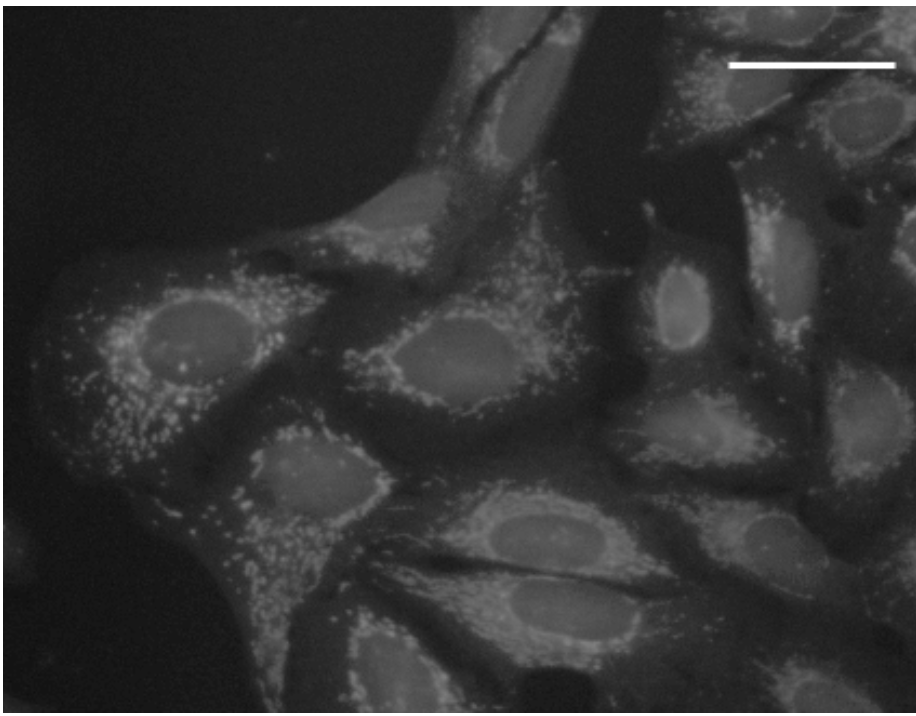
#> input picture sample_image.png, 916 x 716 px
$ python -i preprocessor.py   (imports and definitions only)
#> lines starting #> are read from the running program, lines starting #| are printed output that depends on the picture; after the words box and inside, x2 and y2 are one past the last pixel; in counts of white or black regions, pixels touching at a corner belong together
#> further down, picture is the input picture: shape (716, 916, 3); min 14, max 255, mean 53
### submission/code/image_proj/source/utils.py
import os
import json
from datetime import datetime
from PIL import Image
import pandas as pd
import matplotlib.pyplot as plt
import csv
import re
import numpy as np
import textwrap


class Utils:

    @staticmethod
    def get_file_path_of_parent() -> str:
        """ Return the parent directory of the current script file """
        # Get the absolute path of the current script
        current_file_path = os.path.abspath(__file__)

        # Get the parent directory of the current file
        parent_file_path = os.path.abspath(os.path.join(current_file_path, "..", ".."))
        # print(f"\n\n Parent file path is: {parent_file_path}\n\n")

        return parent_file_path


    # [334 lines left out: functions get_image_file_from_user, get_text_input_from_user, list_prompt_files, select_prompt_file, load_prompt_from_file, log_interaction and 9 more, not called in this run]


    # [78 lines of commented-out code are left out]

### submission/code/image_proj/source/preprocessor.py
import cv2
import os
import numpy as np
from datetime import datetime
from source.utils import Utils
from skimage import morphology
from skimage.morphology import disk
from scipy.ndimage import binary_fill_holes


class ImagePreProcessor:
    def __init__(self, output_dir="preprocessed"):
        """Initialzies ImagePreProcessor with necessary components"""
        self.utils = Utils()
        self.output_dir = output_dir
        self.base_dir = self.utils.get_file_path_of_parent()
        self.output_path = os.path.join(self.base_dir, self.output_dir)
        os.makedirs(output_dir, exist_ok=True)


    # [27 lines left out: functions load_image, save_image, not called in this run]

    def clean_mask(self, mask: np.ndarray, min_size=100, radius=3) -> np.ndarray:
        """Applies morphological cleaning: small object removal, closing, hole filling."""
        binary = mask > 0
        cleaned = morphology.remove_small_objects(binary, min_size=min_size)
        closed = morphology.binary_closing(cleaned, disk(radius))
        filled = binary_fill_holes(closed)
        return (filled * 255).astype(np.uint8)

      # --- Core Processing Methods ---
    # [9 lines left out: functions blurring, canny_edge_detecting, not called in this run]

    def thresholding(self, image, lowerb=(0, 0, 50), upperb=(180, 255, 255),
                 lowerg=(40, 50, 50), upperg=(80, 255, 255),
                 lowerred1=(0, 100, 100), upperred1=(10, 255, 255),
                 lowerred2=(160, 100, 100), upperred2=(180, 255, 255)):
        """
        Applies HSV inRange thresholding. Returns cleaned binary masks for
        blue, green, and red objects in the image.
        """
#> called with lowerb = (0, 0, 50), upperb = (180, 255, 255), lowerg = (40, 50, 50), upperg = (80, 255, 255), lowerred1 = (0, 100, 100), upperred1 = (10, 255, 255), lowerred2 = (160, 100, 100), upperred2 = (180, 255, 255)
        hsv = cv2.cvtColor(image, cv2.COLOR_BGR2HSV)
#> hsv: shape (716, 916, 3); mean H, S, V 0, 0, 53

        # Red thresholds (red is split into two ranges due to hue wrapping)
        red1 = cv2.inRange(hsv, lowerred1, upperred1)
#> red1: shape (716, 916); every value is 0
        red2 = cv2.inRange(hsv, lowerred2, upperred2)
        red_mask = cv2.bitwise_or(red1, red2)

         # Green thresholds
        green_mask = cv2.inRange(hsv, lowerg, upperg)

        # Blue thresholds
        blue_mask = cv2.inRange(hsv, lowerb, upperb)
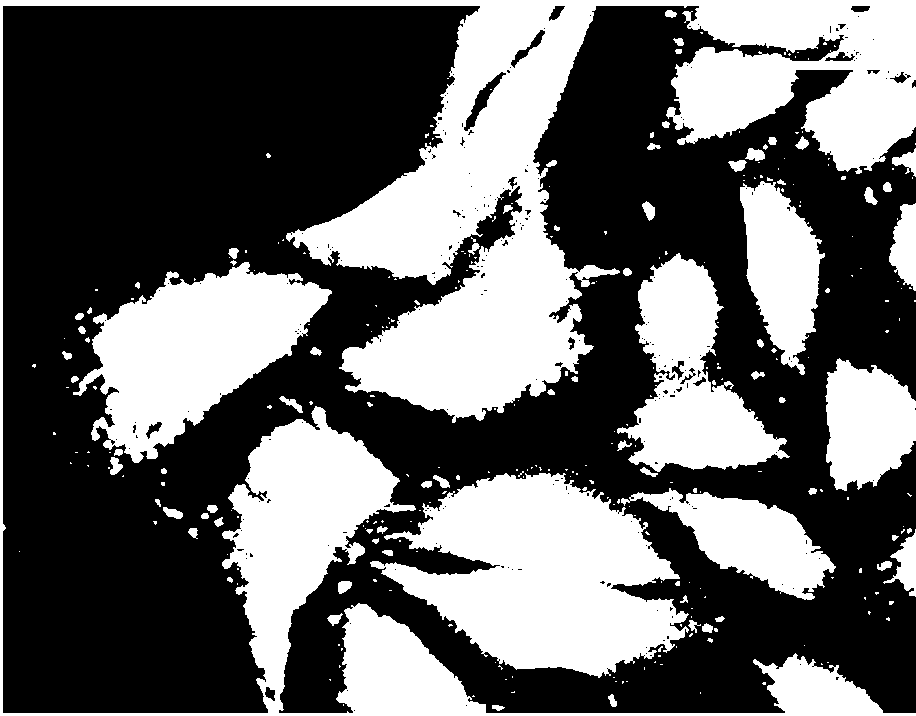
#> blue_mask: shape (716, 916); 39.1% white; 299 white regions (224 under 20 px), largest, box (x1, y1, x2, y2) and area: (0, 0, 916, 716) 137083, (370, 473, 689, 678) 38707, (73, 262, 332, 463) 26318

        return (
            self.clean_mask(blue_mask, min_size=100),
            self.clean_mask(green_mask, min_size=200),
            self.clean_mask(red_mask, min_size=100),
        )
#> in clean_mask, `cleaned = morphology.remove_small_objects(binary, min_size=min_size)`:
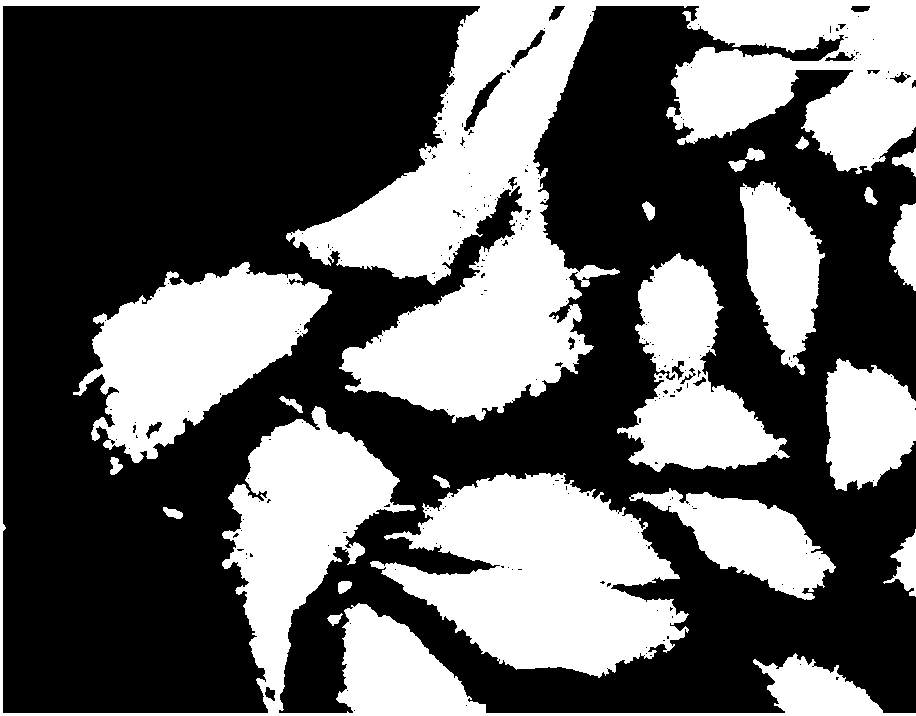
#> cleaned: shape (716, 916) bool; 38.5% white; 21 white regions, largest, box (x1, y1, x2, y2) and area: (0, 0, 916, 716) 137045, (370, 473, 689, 678) 38687, (73, 262, 332, 463) 26315
#> in clean_mask, `closed = morphology.binary_closing(cleaned, disk(radius))`:
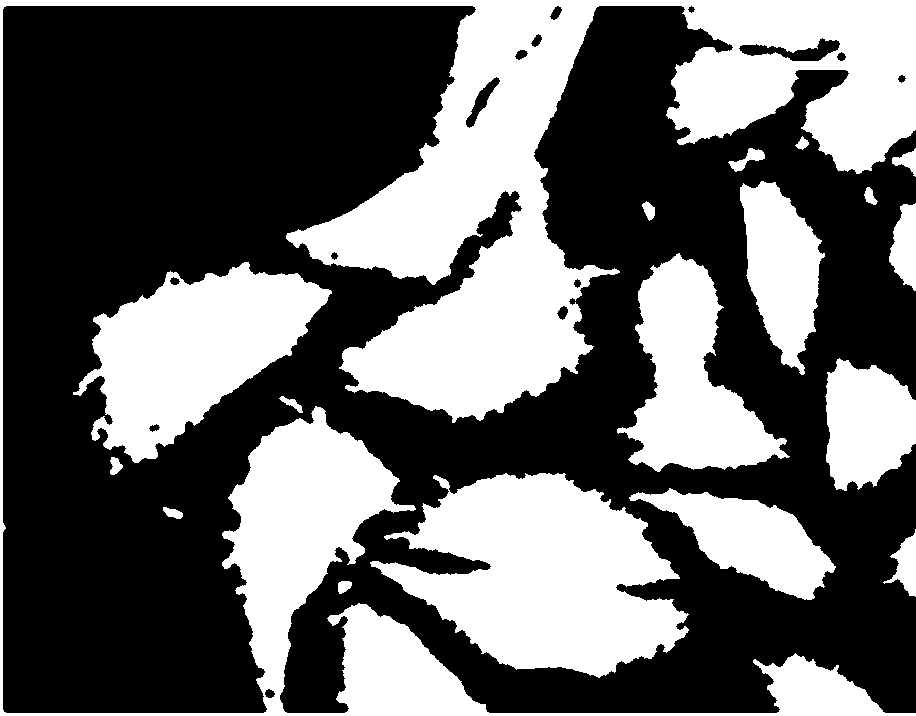
#> closed: shape (716, 916) bool; 39.4% white; 18 white regions, largest, box (x1, y1, x2, y2) and area: (0, 0, 916, 716) 140389, (370, 473, 689, 678) 39519, (73, 262, 332, 463) 26850
#> in clean_mask, `filled = binary_fill_holes(closed)`:
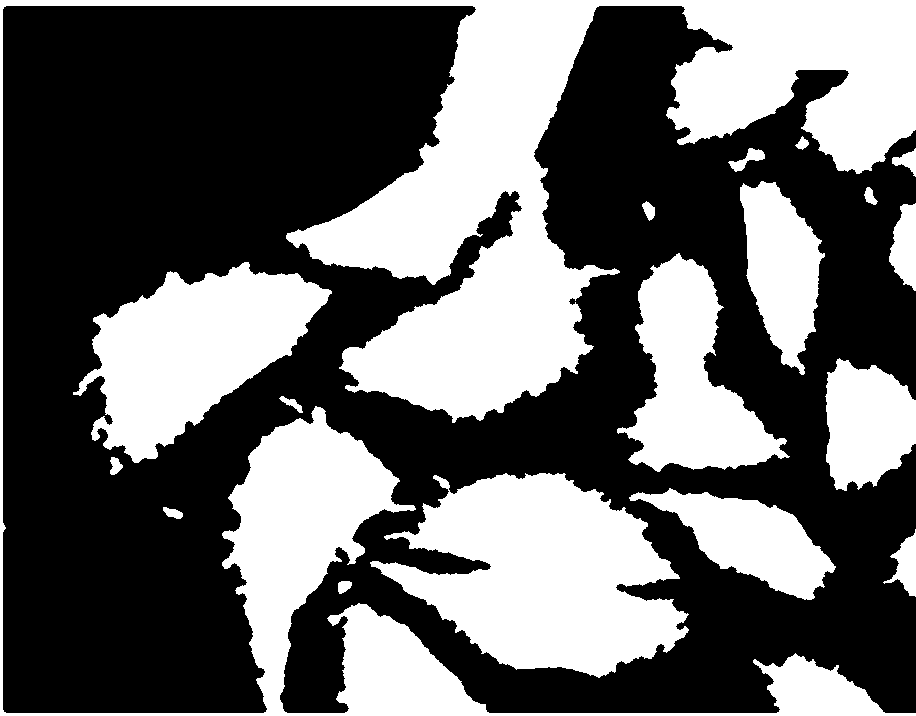
#> filled: shape (716, 916) bool; 39.8% white; 18 white regions, largest, box (x1, y1, x2, y2) and area: (0, 0, 916, 716) 142525, (370, 473, 689, 678) 39519, (73, 262, 332, 463) 26956


    # [233 lines left out: functions segmentation, contouring, apply_segmentation_only, is_valid_combination, apply_default_preprocessing, preprocess_image, not called in this run]


>>> import cv2
>>> picture = cv2.imread('../../../../sample_image.png')
>>> result = ImagePreProcessor().thresholding(picture)
